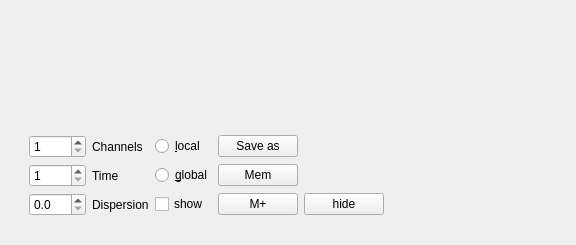
<?xml version="1.0" encoding="UTF-8"?>
<ui version="4.0">
 <class>SpectreUI</class>
 <widget class="QWidget" name="SpectreUI">
  <property name="geometry">
   <rect>
    <x>0</x>
    <y>0</y>
    <width>576</width>
    <height>238</height>
   </rect>
  </property>
  <property name="windowTitle">
   <string>Spectre</string>
  </property>
  <layout class="QVBoxLayout" name="verticalLayout">
   <item>
    <widget class="NativeSpectreDrawer" name="drawer" native="true">
     <property name="sizePolicy">
      <sizepolicy hsizetype="Preferred" vsizetype="MinimumExpanding">
       <horstretch>0</horstretch>
       <verstretch>0</verstretch>
      </sizepolicy>
     </property>
     <property name="minimumSize">
      <size>
       <width>200</width>
       <height>100</height>
      </size>
     </property>
    </widget>
   </item>
   <item>
    <widget class="QWidget" name="widget" native="true">
     <property name="maximumSize">
      <size>
       <width>16777215</width>
       <height>120</height>
      </size>
     </property>
     <layout class="QHBoxLayout" name="horizontalLayout_2">
      <item>
       <widget class="QWidget" name="widget_2" native="true">
        <property name="maximumSize">
         <size>
          <width>16777215</width>
          <height>16777215</height>
         </size>
        </property>
        <layout class="QGridLayout" name="gridLayout">
         <item row="0" column="3">
          <widget class="QPushButton" name="saver">
           <property name="text">
            <string>Save as</string>
           </property>
          </widget>
         </item>
         <item row="2" column="1">
          <widget class="QLabel" name="label_2">
           <property name="text">
            <string>Time</string>
           </property>
          </widget>
         </item>
         <item row="2" column="0">
          <widget class="QSpinBox" name="time">
           <property name="minimum">
            <number>1</number>
           </property>
           <property name="maximum">
            <number>10</number>
           </property>
          </widget>
         </item>
         <item row="0" column="0">
          <widget class="QSpinBox" name="channels">
           <property name="minimum">
            <number>1</number>
           </property>
           <property name="maximum">
            <number>16</number>
           </property>
          </widget>
         </item>
         <item row="0" column="1">
          <widget class="QLabel" name="label">
           <property name="text">
            <string>Channels</string>
           </property>
          </widget>
         </item>
         <item row="3" column="1">
          <widget class="QLabel" name="label_3">
           <property name="enabled">
            <bool>true</bool>
           </property>
           <property name="text">
            <string>Dispersion</string>
           </property>
          </widget>
         </item>
         <item row="2" column="3">
          <widget class="QPushButton" name="mem">
           <property name="text">
            <string>Mem</string>
           </property>
          </widget>
         </item>
         <item row="3" column="3">
          <widget class="QPushButton" name="memPlus">
           <property name="text">
            <string>M+</string>
           </property>
          </widget>
         </item>
         <item row="0" column="2">
          <widget class="QRadioButton" name="local">
           <property name="text">
            <string>&amp;local</string>
           </property>
          </widget>
         </item>
         <item row="2" column="2">
          <widget class="QRadioButton" name="global">
           <property name="text">
            <string>&amp;global</string>
           </property>
          </widget>
         </item>
         <item row="3" column="2">
          <widget class="QCheckBox" name="showDispersion">
           <property name="text">
            <string>show</string>
           </property>
          </widget>
         </item>
         <item row="3" column="4">
          <widget class="QPushButton" name="hideButton">
           <property name="text">
            <string>hide</string>
           </property>
          </widget>
         </item>
         <item row="3" column="0">
          <widget class="QDoubleSpinBox" name="dispersion">
           <property name="enabled">
            <bool>true</bool>
           </property>
           <property name="decimals">
            <number>1</number>
           </property>
           <property name="maximum">
            <double>999.000000000000000</double>
           </property>
           <property name="singleStep">
            <double>0.200000000000000</double>
           </property>
          </widget>
         </item>
        </layout>
       </widget>
      </item>
      <item>
       <spacer name="horizontalSpacer">
        <property name="orientation">
         <enum>Qt::Horizontal</enum>
        </property>
        <property name="sizeHint" stdset="0">
         <size>
          <width>110</width>
          <height>20</height>
         </size>
        </property>
       </spacer>
      </item>
     </layout>
    </widget>
   </item>
  </layout>
 </widget>
 <customwidgets>
  <customwidget>
   <class>NativeSpectreDrawer</class>
   <extends>QWidget</extends>
   <header>nativespectredrawer.h</header>
   <container>1</container>
  </customwidget>
 </customwidgets>
 <resources/>
 <connections/>
</ui>
